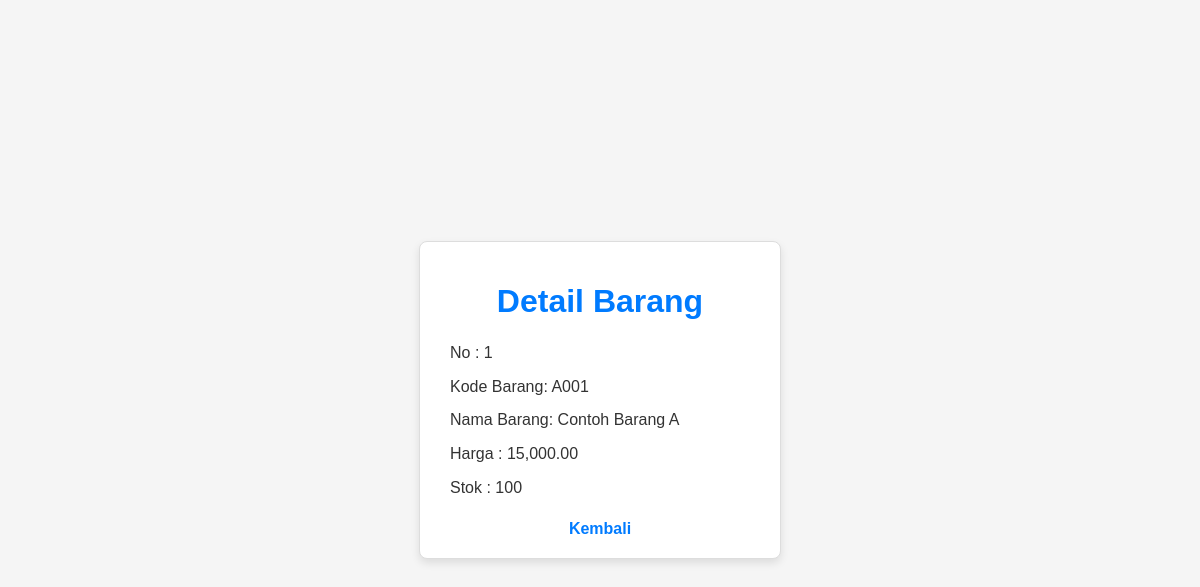
The page /detail_brg.php?no=1 on the database its author committed.
### tables this page shows
CREATE TABLE `produk` (
  `no` int(11) NOT NULL,
  `kd_brg` varchar(15) NOT NULL,
  `nama_brg` varchar(30) NOT NULL,
  `harga` int(30) NOT NULL,
  `stok` int(20) NOT NULL
);

### detail_brg.php (the view, shortened to what this page needs)
<?php
include 'koneksi.php';
$no = $_GET['no'];
$result = $conn->query("SELECT * FROM produk WHERE no = $no");
$data = $result->fetch_assoc();
?>
<!DOCTYPE html>
<html>
<head>
</head>
<body>
    <div class="detail-card">
        <h1>Detail Barang</h1>
        <p>No : <?= $data['no']; ?></p>
        <p>Kode Barang: <?= $data['kd_brg']; ?></p>
        <p>Nama Barang: <?= $data['nama_brg']; ?></p>
        <p>Harga : <?= number_format($data['harga'], 2); ?></p>
        <p>Stok : <?= $data['stok']; ?></p>
        <a href="barang.php">Kembali</a>
    </div>
</body>
</html>

### detail_brg.php (style rules this page uses)
body { font-family: Arial, sans-serif; background-color: #f5f5f5; color: #333; display: flex; justify-content: center; align-items: center; height: 100vh; margin: 0; }
.detail-card { background-color: #fff; border: 1px solid #ddd; border-radius: 8px; box-shadow: 0 4px 8px rgba(0, 0, 0, 0.1); padding: 20px 30px; width: 300px; text-align: left; }
h1 { color: #007bff; text-align: center; margin-bottom: 20px; }
.detail-card p { font-size: 16px; line-height: 1.6; margin: 8px 0; }
.detail-card a { display: block; margin-top: 20px; text-align: center; text-decoration: none; color: #007bff; font-weight: bold; }

### rows shown on the page
produk: no "1", kd_brg "A001", nama_brg "Contoh Barang A", harga "15,000.00", stok "100"
